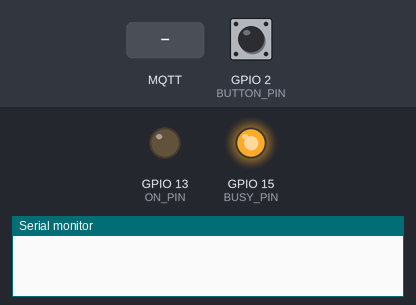
Simulated run of this sketch. Board: ESP8266 (NodeMCU). Parts: output pins drawn as LEDs (lit = HIGH), the last lines printed to the serial monitor. Inputs (shaded band) come from the test bench; at power-on: GPIO 2 (BUTTON_PIN) HIGH. WiFi joins after 1.5 s; servers stay silent unless stated; the local clock reads 2024-03-15 10:24:30 at power-on unless the sketch sets it; no MQTT or app messages arrive unless stated.

Above: at 0.1 s.
At 5.2 s:
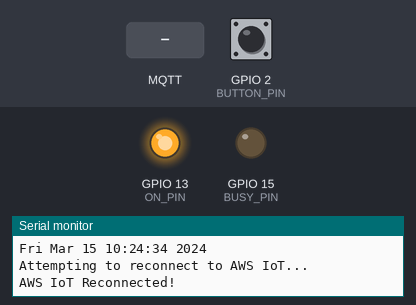
5.3 s: GPIO 2 (BUTTON_PIN) pulled LOW for 0.15 s
6.9 s: MQTT message "1" arrives on the first subscribed topic
8.4 s: MQTT message "on" arrives on the first subscribed topic
9.9 s: MQTT message "off" arrives on the first subscribed topic
Timing chart, 0 to 12.4 s (numbered marks = the images above; inputs shaded):
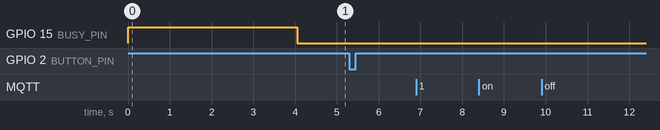

The sketch:

mqtt.ino
```cpp
#include <ESP8266WiFi.h>
#include <WiFiClientSecure.h>
#include <PubSubClient.h>
#include <ArduinoJson.h>
#include <time.h>
#include "secrets.h"

#define BUTTON_PIN 2
#define ON_PIN 13
#define BUSY_PIN 15

int button_state = HIGH;
int last_button_state = HIGH;
unsigned long last_debounce_time = 0;
unsigned long debounce_delay = 50;
bool message_sent = false;

#define AWS_IOT_PUBLISH_TOPIC   "esp8266/pub"
#define AWS_IOT_SUBSCRIBE_TOPIC "esp8266/sub"

//Timezone info
#define TZ_OFFSET +1  //Hours timezone offset to GMT (without daylight saving time)
#define TZ_DST    60  //Minutes timezone offset for Daylight saving

WiFiClientSecure net;

BearSSL::X509List cert(cacert);
BearSSL::X509List client_crt(client_cert);
BearSSL::PrivateKey key(privkey);

PubSubClient client(net);

time_t now;

void NTPConnect(void)
{
  // Set time from NTP servers
  configTime(TZ_OFFSET * 3600, TZ_DST * 60, "pool.ntp.org", "0.pool.ntp.org");
  Serial.println("\nWaiting for time");
  unsigned timeout = 5000;
  unsigned start = millis();
  while (millis() - start < timeout) {
      time_t now = time(nullptr);
      if (now > (2018 - 1970) * 365 * 24 * 3600) {
          break;
      }
      delay(100);
  }
  delay(1000); // Wait for time to fully sync
  Serial.println("Time sync'd");
  time_t now = time(nullptr);
  Serial.println(ctime(&now));
}

void messageReceived(char *topic, byte *payload, unsigned int length)
{
  Serial.print("Received [");
  Serial.print(topic);
  Serial.print("]: ");
  for (int i = 0; i < length; i++)
  {
    Serial.print((char)payload[i]);
  }
  Serial.println();
}

void reconnectAWS()
{
  while (!client.connected())
  {
    digitalWrite(BUSY_PIN, HIGH);
    digitalWrite(ON_PIN, LOW);
    Serial.println("Attempting to reconnect to AWS IoT...");
    if (client.connect(THINGNAME))
    {
      digitalWrite(BUSY_PIN, LOW);
      digitalWrite(ON_PIN, HIGH);
      Serial.println("AWS IoT Reconnected!");
      client.subscribe(AWS_IOT_SUBSCRIBE_TOPIC);
    }
    else
    {
      Serial.print("Failed to reconnect. Retrying in 5 seconds...");
      delay(5000);
    }
  }
}

void connectAWS()
{
  delay(1000);
  WiFi.mode(WIFI_STA);
  WiFi.begin(WIFI_SSID, WIFI_PASSWORD);

  Serial.println(String("Attempting to connect to SSID: ") + String(WIFI_SSID));

  while (WiFi.status() != WL_CONNECTED)
  {
    Serial.print(".");
    delay(1000);
  }

  NTPConnect();

  net.setTrustAnchors(&cert);
  net.setClientRSACert(&client_crt, &key);

  client.setServer(MQTT_HOST, 8883);
  client.setCallback(messageReceived);

  reconnectAWS();
}

void publishMessage()
{
  StaticJsonDocument<200> doc;
  doc["message"] = "pushed";
  char jsonBuffer[512];
  serializeJson(doc, jsonBuffer); // print to client
  client.publish(AWS_IOT_PUBLISH_TOPIC, jsonBuffer);
  Serial.println("Message sent");
}

void setup()
{
  Serial.begin(115200);

  pinMode(ON_PIN, OUTPUT);
  digitalWrite(ON_PIN, LOW);
  pinMode(BUSY_PIN, OUTPUT);
  digitalWrite(BUSY_PIN, HIGH);

  pinMode(BUTTON_PIN, INPUT_PULLUP);
  connectAWS();
}

void loop() {
  if (!client.connected()) {
    reconnectAWS();
  }

  int reading = digitalRead(BUTTON_PIN);

  if (reading != last_button_state) {
    last_debounce_time = millis();
  }

  if ((millis() - last_debounce_time) > debounce_delay) {
    if (reading != button_state) {
      button_state = reading;

      if (button_state == LOW) {
        if (!message_sent) {
          Serial.println("Sending message...");
          publishMessage();
          message_sent = true;
        }
      } else {
        message_sent = false;
      }
    }
  }

  last_button_state = reading;

  client.loop();
}
```

Secrets-example.h
```cpp
#include <pgmspace.h>

#define SECRET

const char WIFI_SSID[] = "XXXXXXXXXXXX";
const char WIFI_PASSWORD[] = "YYYYYYYYYYYYYY";

#define THINGNAME "button"

const char MQTT_HOST[] = "abcdefghijkl-ats.iot.eu-west-1.amazonaws.com";

// Amazon Root CA 1
static const char cacert[] PROGMEM = R"EOF(
-----BEGIN CERTIFICATE-----
...
-----END CERTIFICATE-----
)EOF";

// Device Certificate
static const char client_cert[] PROGMEM = R"KEY(
-----BEGIN CERTIFICATE-----
...
-----END CERTIFICATE-----
)KEY";

// Device Private Key
static const char privkey[] PROGMEM = R"KEY(
-----BEGIN PRIVATE KEY-----
...
-----END PRIVATE KEY-----
)KEY";
```
